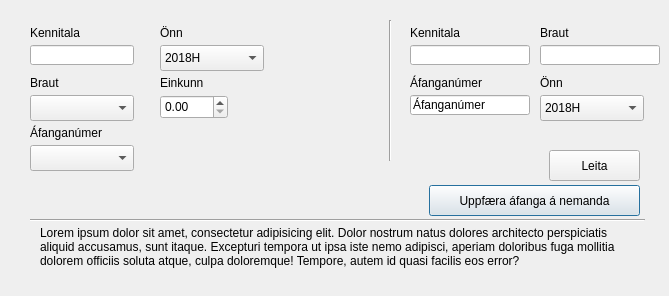
      <widget class="QWidget" name="studentcoursesTabCreate_3">
       <attribute name="title">
        <string>Áfangi á nemanda</string>
       </attribute>
       <widget class="QLabel" name="label_143">
        <property name="geometry">
         <rect>
          <x>160</x>
          <y>20</y>
          <width>101</width>
          <height>20</height>
         </rect>
        </property>
        <property name="layoutDirection">
         <enum>Qt::LeftToRight</enum>
        </property>
        <property name="text">
         <string>Önn</string>
        </property>
        <property name="alignment">
         <set>Qt::AlignBottom|Qt::AlignLeading|Qt::AlignLeft</set>
        </property>
       </widget>
       <widget class="Line" name="line_37">
        <property name="geometry">
         <rect>
          <x>30</x>
          <y>210</y>
          <width>615</width>
          <height>20</height>
         </rect>
        </property>
        <property name="orientation">
         <enum>Qt::Horizontal</enum>
        </property>
       </widget>
       <widget class="QLabel" name="label_144">
        <property name="geometry">
         <rect>
          <x>30</x>
          <y>120</y>
          <width>101</width>
          <height>20</height>
         </rect>
        </property>
        <property name="layoutDirection">
         <enum>Qt::LeftToRight</enum>
        </property>
        <property name="text">
         <string>Áfanganúmer</string>
        </property>
        <property name="alignment">
         <set>Qt::AlignBottom|Qt::AlignLeading|Qt::AlignLeft</set>
        </property>
       </widget>
       <widget class="QLabel" name="label_145">
        <property name="geometry">
         <rect>
          <x>30</x>
          <y>70</y>
          <width>101</width>
          <height>20</height>
         </rect>
        </property>
        <property name="layoutDirection">
         <enum>Qt::LeftToRight</enum>
        </property>
        <property name="text">
         <string>Braut</string>
        </property>
        <property name="alignment">
         <set>Qt::AlignBottom|Qt::AlignLeading|Qt::AlignLeft</set>
        </property>
       </widget>
       <widget class="QLabel" name="label_146">
        <property name="geometry">
         <rect>
          <x>160</x>
          <y>70</y>
          <width>101</width>
          <height>20</height>
         </rect>
        </property>
        <property name="layoutDirection">
         <enum>Qt::LeftToRight</enum>
        </property>
        <property name="text">
         <string>Einkunn</string>
        </property>
        <property name="alignment">
         <set>Qt::AlignBottom|Qt::AlignLeading|Qt::AlignLeft</set>
        </property>
       </widget>
       <widget class="QComboBox" name="comboBox_22">
        <property name="geometry">
         <rect>
          <x>30</x>
          <y>95</y>
          <width>104</width>
          <height>26</height>
         </rect>
        </property>
       </widget>
       <widget class="QDoubleSpinBox" name="doubleSpinBox_2">
        <property name="geometry">
         <rect>
          <x>160</x>
          <y>95</y>
          <width>68</width>
          <height>24</height>
         </rect>
        </property>
        <property name="maximum">
         <double>10.000000000000000</double>
        </property>
       </widget>
       <widget class="QPushButton" name="pushButton_32">
        <property name="geometry">
         <rect>
          <x>429</x>
          <y>185</y>
          <width>211</width>
          <height>31</height>
         </rect>
        </property>
        <property name="sizePolicy">
         <sizepolicy hsizetype="Minimum" vsizetype="Fixed">
          <horstretch>0</horstretch>
          <verstretch>0</verstretch>
         </sizepolicy>
        </property>
        <property name="layoutDirection">
         <enum>Qt::LeftToRight</enum>
        </property>
        <property name="autoFillBackground">
         <bool>false</bool>
        </property>
        <property name="text">
         <string>Uppfæra áfanga á nemanda</string>
        </property>
        <property name="autoDefault">
         <bool>false</bool>
        </property>
        <property name="default">
         <bool>true</bool>
        </property>
        <property name="flat">
         <bool>false</bool>
        </property>
       </widget>
       <widget class="QComboBox" name="comboBox_23">
        <property name="geometry">
         <rect>
          <x>160</x>
          <y>45</y>
          <width>104</width>
          <height>26</height>
         </rect>
        </property>
        <item>
         <property name="text">
          <string>2018H</string>
         </property>
        </item>
        <item>
         <property name="text">
          <string>2019V</string>
         </property>
        </item>
        <item>
         <property name="text">
          <string>2019H</string>
         </property>
        </item>
        <item>
         <property name="text">
          <string>2020V</string>
         </property>
        </item>
        <item>
         <property name="text">
          <string>2020H</string>
         </property>
        </item>
        <item>
         <property name="text">
          <string>2021V</string>
         </property>
        </item>
        <item>
         <property name="text">
          <string>2021H</string>
         </property>
        </item>
        <item>
         <property name="text">
          <string>2022V</string>
         </property>
        </item>
        <item>
         <property name="text">
          <string>2022H</string>
         </property>
        </item>
        <item>
         <property name="text">
          <string>2023V</string>
         </property>
        </item>
        <item>
         <property name="text">
          <string>2023H</string>
         </property>
        </item>
       </widget>
       <widget class="QLabel" name="label_147">
        <property name="geometry">
         <rect>
          <x>40</x>
          <y>226</y>
          <width>591</width>
          <height>61</height>
         </rect>
        </property>
        <property name="text">
         <string>Lorem ipsum dolor sit amet, consectetur adipisicing elit. Dolor nostrum natus dolores architecto perspiciatis aliquid accusamus, sunt itaque. Excepturi tempora ut ipsa iste nemo adipisci, aperiam doloribus fuga mollitia dolorem officiis soluta atque, culpa doloremque! Tempore, autem id quasi facilis eos error?</string>
        </property>
        <property name="textFormat">
         <enum>Qt::AutoText</enum>
        </property>
        <property name="scaledContents">
         <bool>false</bool>
        </property>
        <property name="alignment">
         <set>Qt::AlignLeading|Qt::AlignLeft|Qt::AlignTop</set>
        </property>
        <property name="wordWrap">
         <bool>true</bool>
        </property>
       </widget>
       <widget class="QComboBox" name="comboBox_24">
        <property name="geometry">
         <rect>
          <x>30</x>
          <y>145</y>
          <width>104</width>
          <height>26</height>
         </rect>
        </property>
       </widget>
       <widget class="QLabel" name="label_148">
        <property name="geometry">
         <rect>
          <x>30</x>
          <y>20</y>
          <width>101</width>
          <height>20</height>
         </rect>
        </property>
        <property name="layoutDirection">
         <enum>Qt::LeftToRight</enum>
        </property>
        <property name="text">
         <string>Kennitala</string>
        </property>
        <property name="alignment">
         <set>Qt::AlignBottom|Qt::AlignLeading|Qt::AlignLeft</set>
        </property>
       </widget>
       <widget class="QLineEdit" name="lineEditCourseAddCourseName_13">
        <property name="geometry">
         <rect>
          <x>30</x>
          <y>45</y>
          <width>104</width>
          <height>20</height>
         </rect>
        </property>
        <property name="focusPolicy">
         <enum>Qt::StrongFocus</enum>
        </property>
        <property name="text">
         <string/>
        </property>
        <property name="maxLength">
         <number>75</number>
        </property>
        <property name="placeholderText">
         <string/>
        </property>
       </widget>
       <widget class="QLineEdit" name="lineEditCourseAddCourseNum_8">
        <property name="geometry">
         <rect>
          <x>410</x>
          <y>45</y>
          <width>120</width>
          <height>20</height>
         </rect>
        </property>
        <property name="inputMask">
         <string/>
        </property>
        <property name="text">
         <string/>
        </property>
        <property name="maxLength">
         <number>11</number>
        </property>
        <property name="placeholderText">
         <string/>
        </property>
       </widget>
       <widget class="QPushButton" name="pushButton_40">
        <property name="geometry">
         <rect>
          <x>549</x>
          <y>150</y>
          <width>91</width>
          <height>31</height>
         </rect>
        </property>
        <property name="text">
         <string>Leita</string>
        </property>
       </widget>
       <widget class="QLabel" name="label_167">
        <property name="geometry">
         <rect>
          <x>410</x>
          <y>20</y>
          <width>101</width>
          <height>20</height>
         </rect>
        </property>
        <property name="text">
         <string>Kennitala</string>
        </property>
        <property name="alignment">
         <set>Qt::AlignBottom|Qt::AlignLeading|Qt::AlignLeft</set>
        </property>
       </widget>
       <widget class="Line" name="line_45">
        <property name="geometry">
         <rect>
          <x>380</x>
          <y>20</y>
          <width>20</width>
          <height>141</height>
         </rect>
        </property>
        <property name="orientation">
         <enum>Qt::Vertical</enum>
        </property>
       </widget>
       <widget class="QLineEdit" name="lineEditCourseAddCourseNum_13">
        <property name="geometry">
         <rect>
          <x>540</x>
          <y>45</y>
          <width>120</width>
          <height>20</height>
         </rect>
        </property>
        <property name="inputMask">
         <string/>
        </property>
        <property name="text">
         <string/>
        </property>
        <property name="maxLength">
         <number>11</number>
        </property>
        <property name="placeholderText">
         <string/>
        </property>
       </widget>
       <widget class="QLabel" name="label_172">
        <property name="geometry">
         <rect>
          <x>540</x>
          <y>20</y>
          <width>101</width>
          <height>20</height>
         </rect>
        </property>
        <property name="text">
         <string>Braut</string>
        </property>
        <property name="alignment">
         <set>Qt::AlignBottom|Qt::AlignLeading|Qt::AlignLeft</set>
        </property>
       </widget>
       <widget class="QLabel" name="label_173">
        <property name="geometry">
         <rect>
          <x>410</x>
          <y>70</y>
          <width>101</width>
          <height>20</height>
         </rect>
        </property>
        <property name="text">
         <string>Áfanganúmer</string>
        </property>
        <property name="alignment">
         <set>Qt::AlignBottom|Qt::AlignLeading|Qt::AlignLeft</set>
        </property>
       </widget>
       <widget class="QLineEdit" name="lineEditCourseAddCourseNum_14">
        <property name="geometry">
         <rect>
          <x>410</x>
          <y>95</y>
          <width>120</width>
          <height>20</height>
         </rect>
        </property>
        <property name="inputMask">
         <string/>
        </property>
        <property name="text">
         <string>Áfanganúmer</string>
        </property>
        <property name="maxLength">
         <number>11</number>
        </property>
        <property name="placeholderText">
         <string>GAGN2VG05CU</string>
        </property>
       </widget>
       <widget class="QLabel" name="label_162">
        <property name="geometry">
         <rect>
          <x>540</x>
          <y>70</y>
          <width>101</width>
          <height>20</height>
         </rect>
        </property>
        <property name="layoutDirection">
         <enum>Qt::LeftToRight</enum>
        </property>
        <property name="text">
         <string>Önn</string>
        </property>
        <property name="alignment">
         <set>Qt::AlignBottom|Qt::AlignLeading|Qt::AlignLeft</set>
        </property>
       </widget>
       <widget class="QComboBox" name="comboBox_31">
        <property name="geometry">
         <rect>
          <x>540</x>
          <y>95</y>
          <width>104</width>
          <height>26</height>
         </rect>
        </property>
        <item>
         <property name="text">
          <string>2018H</string>
         </property>
        </item>
        <item>
         <property name="text">
          <string>2019V</string>
         </property>
        </item>
        <item>
         <property name="text">
          <string>2019H</string>
         </property>
        </item>
        <item>
         <property name="text">
          <string>2020V</string>
         </property>
        </item>
        <item>
         <property name="text">
          <string>2020H</string>
         </property>
        </item>
        <item>
         <property name="text">
          <string>2021V</string>
         </property>
        </item>
        <item>
         <property name="text">
          <string>2021H</string>
         </property>
        </item>
        <item>
         <property name="text">
          <string>2022V</string>
         </property>
        </item>
        <item>
         <property name="text">
          <string>2022H</string>
         </property>
        </item>
        <item>
         <property name="text">
          <string>2023V</string>
         </property>
        </item>
        <item>
         <property name="text">
          <string>2023H</string>
         </property>
        </item>
       </widget>
      </widget>
